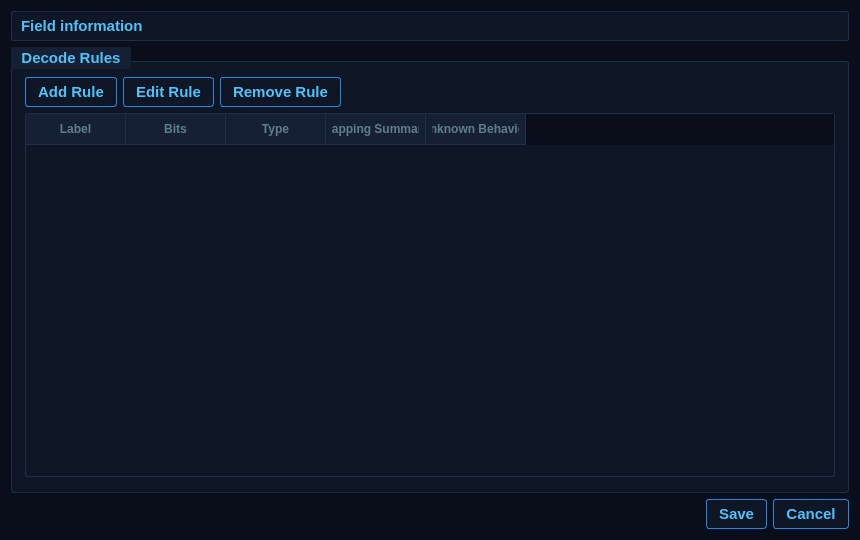
<?xml version="1.0" encoding="UTF-8"?>
<ui version="4.0">
 <class>BitfieldDecoderDialog</class>
 <widget class="QDialog" name="BitfieldDecoderDialog">
  <property name="geometry"><rect><x>0</x><y>0</y><width>860</width><height>540</height></rect></property>
  <property name="windowTitle"><string>Bitfield Decoder</string></property>
  <property name="styleSheet"><string>QWidget{font-family:&quot;Bahnschrift&quot;,&quot;Arial Narrow&quot;,Arial;font-size:11pt;font-weight:600;color:#ccd6f6;background-color:#0a0e1a;}QDialog{background-color:#0a0e1a;}QGroupBox{background-color:#0f1626;border:1px solid #1e2d4a;border-radius:3px;margin-top:14px;padding:6px 4px;}QGroupBox::title{subcontrol-origin:margin;subcontrol-position:top left;padding:2px 8px;color:#4fc3f7;background-color:#162035;border-radius:2px;font-weight:700;}QPushButton{background-color:#0f1626;border:1px solid #1e88e5;border-radius:3px;padding:5px 12px;color:#4fc3f7;font-weight:700;}QPushButton:hover{background-color:#1c3a6e;color:#ffffff;}QPushButton:pressed{background-color:#1565c0;}QTableWidget{background-color:#0f1626;alternate-background-color:#0c1220;gridline-color:#1a2540;border:1px solid #1e2d4a;border-radius:2px;selection-background-color:#1c3a6e;selection-color:#e8f0fe;}QHeaderView::section{background-color:#162035;color:#607d8b;border:0px;border-right:1px solid #1e2d4a;border-bottom:1px solid #1e2d4a;padding:4px 6px;font-weight:700;font-size:9pt;}QScrollBar:vertical{background:#0a0e1a;width:6px;border-radius:3px;}QScrollBar::handle:vertical{background:#1e2d4a;border-radius:3px;}QScrollBar::handle:vertical:hover{background:#1e88e5;}QScrollBar::add-line,QScrollBar::sub-line{width:0;height:0;}QLabel#lblInfo{color:#4fc3f7;background-color:#0f1626;border:1px solid #1e2d4a;border-radius:2px;padding:5px;}</string></property>
  <layout class="QVBoxLayout" name="mainLayout">
   <item><widget class="QLabel" name="lblInfo"><property name="text"><string>Field information</string></property><property name="wordWrap"><bool>true</bool></property></widget></item>
   <item><widget class="QGroupBox" name="ruleGroup"><property name="title"><string>Decode Rules</string></property><layout class="QVBoxLayout" name="ruleGroupLayout"><item><layout class="QHBoxLayout" name="ruleButtonLayout"><item><widget class="QPushButton" name="btnAddRule"><property name="text"><string>Add Rule</string></property></widget></item><item><widget class="QPushButton" name="btnEditRule"><property name="text"><string>Edit Rule</string></property></widget></item><item><widget class="QPushButton" name="btnRemoveRule"><property name="text"><string>Remove Rule</string></property></widget></item><item><spacer name="ruleButtonStretch"><property name="orientation"><enum>Qt::Horizontal</enum></property><property name="sizeHint" stdset="0"><size><width>40</width><height>20</height></size></property></spacer></item></layout></item><item><widget class="QTableWidget" name="tblRules"><property name="alternatingRowColors"><bool>true</bool></property><property name="selectionBehavior"><enum>QAbstractItemView::SelectRows</enum></property><property name="selectionMode"><enum>QAbstractItemView::SingleSelection</enum></property><property name="editTriggers"><set>QAbstractItemView::NoEditTriggers</set></property><column><property name="text"><string>Label</string></property></column><column><property name="text"><string>Bits</string></property></column><column><property name="text"><string>Type</string></property></column><column><property name="text"><string>Mapping Summary</string></property></column><column><property name="text"><string>Unknown Behavior</string></property></column></widget></item></layout></widget></item>
   <item><widget class="QDialogButtonBox" name="buttonBox"><property name="orientation"><enum>Qt::Horizontal</enum></property><property name="standardButtons"><set>QDialogButtonBox::Cancel|QDialogButtonBox::Save</set></property></widget></item>
  </layout>
 </widget>
 <resources/>
 <connections/>
</ui>
